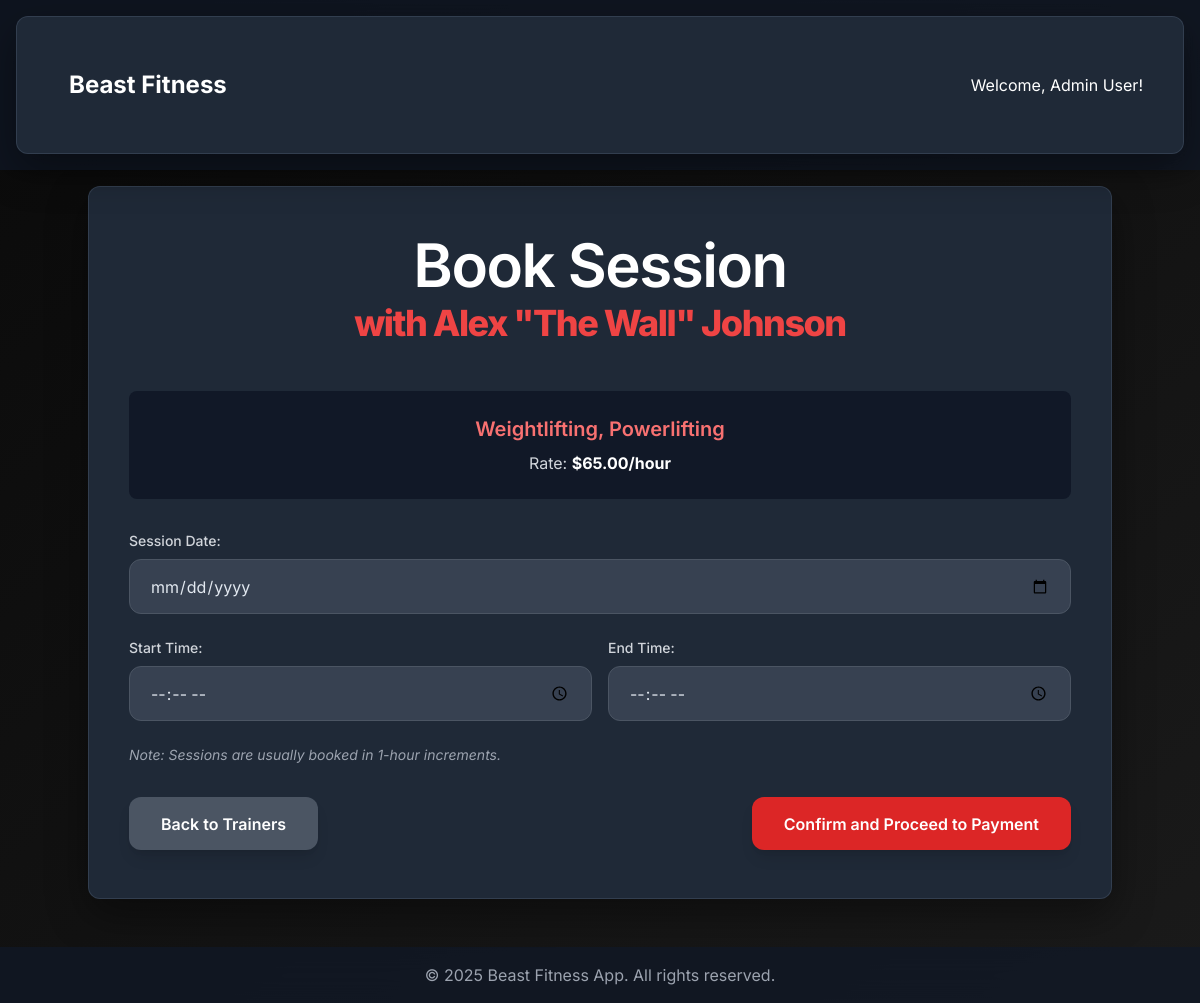
Screenshot of /book_session.php?trainer_id=1 (signed in) with the database file from the repository.
### tables this page shows
CREATE TABLE IF NOT EXISTS `tbl_user` (
  `tbl_user_id` int(11) NOT NULL AUTO_INCREMENT,
  `full_name` varchar(255) NOT NULL,
  `first_name` varchar(255) DEFAULT NULL,
  `last_name` varchar(255) DEFAULT NULL,
  `email` varchar(255) NOT NULL,
  `username` varchar(255) NOT NULL,
  `password` varchar(255) NOT NULL,
  `is_admin` TINYINT(1) NOT NULL DEFAULT 0,
  `contact_number` varchar(15) DEFAULT NULL,
  `weight` decimal(5,2) DEFAULT NULL,
  `height` decimal(5,2) DEFAULT NULL,
  `birthday` date DEFAULT NULL,
  `created_at` timestamp NOT NULL DEFAULT current_timestamp(),
  PRIMARY KEY (`tbl_user_id`),
  UNIQUE KEY `email` (`email`),
  UNIQUE KEY `username` (`username`)
);

CREATE TABLE IF NOT EXISTS `tbl_trainer` (
  `trainer_id` INT(11) NOT NULL AUTO_INCREMENT,
  `full_name` VARCHAR(255) NOT NULL,
  `specialization` VARCHAR(255) DEFAULT NULL,
  `contact_email` VARCHAR(255) NOT NULL,
  `hourly_rate` DECIMAL(10, 2) NOT NULL DEFAULT '0.00',
  `is_active` BOOLEAN NOT NULL DEFAULT TRUE,
  PRIMARY KEY (`trainer_id`),
  UNIQUE KEY `contact_email` (`contact_email`)
);

### book_session.php (the view, shortened to what this page needs)
<?php
include './conn.php';
$userID = $_SESSION['user_id'];
$displayName = '';
$trainer = null;
$trainerID = $_GET['trainer_id'];
try {
    $userStmt = $conn->prepare("SELECT `full_name` FROM `tbl_user` WHERE `tbl_user_id` = :user_id");
    $userStmt->bindParam(':user_id', $userID);
    $userStmt->execute();
    $displayName = $userStmt->fetchColumn() ?: 'User';
    $trainerStmt = $conn->prepare("SELECT `full_name`, `specialization`, `hourly_rate` FROM `tbl_trainer` WHERE `trainer_id` = :trainer_id AND `is_active` = 1");
    $trainerStmt->bindParam(':trainer_id', $trainerID);
    $trainerStmt->execute();
    if ($trainerStmt->rowCount() > 0) {
        $trainer = $trainerStmt->fetch(PDO::FETCH_ASSOC);
    } else {
        header("Location: trainers.php?error=Trainer_not_found_or_inactive.");
        exit();
    }
} catch (PDOException $e) {
    error_log("Error fetching data in book_session.php: " . $e->getMessage());
    $message = "Database error fetching details.";
    $message_class = "bg-red-500";
}
?>
<!DOCTYPE html>
<html lang="en">
<head>
    <script src="https://cdn.tailwindcss.com"></script>
</head>
<body>
    <nav class="bg-gray-900 bg-opacity-75 backdrop-filter backdrop-blur-lg p-4 shadow-lg w-full">
        <div class="container mx-auto flex justify-between items-center max-w-7xl">
            <a href="home.php" class="text-white text-2xl font-bold rounded-md px-3 py-1 transition-colors duration-200 hover:text-red-400">Beast Fitness</a>
            <span class="text-white">Welcome, <?= htmlspecialchars($displayName) ?>!</span>
        </div>
    </nav>
    <div class="main-content-wrapper">
        <div class="container">
            <h1 class="text-5xl lg:text-6xl font-extrabold text-red-500 mb-12 text-center tracking-tight">
                <span class="block text-white font-semibold mb-2">Book Session</span>
                <span class="block text-4xl">with <?= htmlspecialchars($trainer['full_name'] ?? 'Trainer') ?></span>
            </h1>
            <?php if ($trainer): ?>
                <div class="trainer-detail-box text-center">
                    <p class="text-xl font-semibold mb-2 text-red-400"><?= htmlspecialchars($trainer['specialization']) ?></p>
                    <p class="text-gray-300">Rate: <span class="font-bold text-white">$<?= number_format($trainer['hourly_rate'], 2) ?>/hour</span></p>
                </div>
                <form action="book_session.php?trainer_id=<?= htmlspecialchars($trainerID) ?>" method="POST">
                    <div class="space-y-6">
                        <div>
                            <label for="booking_date" class="block text-gray-300 text-sm font-medium mb-2">Session Date:</label>
                            <input type="date" id="booking_date" name="booking_date" class="form-input w-full" required>
                        </div>
                        <div class="grid grid-cols-1 sm:grid-cols-2 gap-4">
                            <div>
                                <label for="start_time" class="block text-gray-300 text-sm font-medium mb-2">Start Time:</label>
                                <input type="time" id="start_time" name="start_time" class="form-input w-full" required>
                            </div>
                            <div>
                                <label for="end_time" class="block text-gray-300 text-sm font-medium mb-2">End Time:</label>
                                <input type="time" id="end_time" name="end_time" class="form-input w-full" required>
                            </div>
                        </div>
                        <p class="text-gray-400 text-sm italic">Note: Sessions are usually booked in 1-hour increments.</p>
                    </div>
                    <div class="flex flex-col sm:flex-row justify-between gap-4 mt-8">
                        <a href="trainers.php" class="action-button bg-gray-600 hover:bg-gray-700 text-white text-center shadow-lg">
                            Back to Trainers
                        </a>
                        <button type="submit" class="action-button bg-red-600 hover:bg-red-700 text-white shadow-lg">
                            Confirm and Proceed to Payment
                        </button>
                    </div>
                </form>
            <?php else: ?>
                <p class="text-center text-red-400 text-lg">Could not load trainer details.</p>
            <?php endif; ?>
        </div>
    </div>
    <footer class="bg-gray-900 bg-opacity-75 backdrop-filter backdrop-blur-lg text-gray-400 p-4 text-center mt-8 w-full">
        <p>&copy; 2025 Beast Fitness App. All rights reserved.</p>
    </footer>
</body>
</html>

### book_session.php (style rules this page uses)
body { font-family: 'Inter', sans-serif; background: linear-gradient(to bottom right, #0a0a0a, #1a1a1a); display: flex; flex-direction: column; min-height: 100vh; padding: 0; color: #e2e8f0; }
.main-content-wrapper { flex-grow: 1; display: flex; align-items: center; justify-content: center; padding: 1rem; }
.container { background-color: #1f2937; border-radius: 12px; box-shadow: 0 15px 40px rgba(0, 0, 0, 0.4); padding: 3rem 2.5rem; max-width: 90%; width: 700px; color: #e2e8f0; border: 1px solid rgba(71, 85, 105, 0.5); transition: transform 0.3s ease; }
.form-input { background-color: #374151; border: 1px solid #4b5563; color: #e2e8f0; padding: 0.85rem 1.25rem; border-radius: 0.75rem; outline: none; transition: all 0.3s ease; }
.action-button { padding: 0.9rem 2rem; border-radius: 0.75rem; font-weight: 600; transition: all 0.3s ease; box-shadow: 0 4px 10px rgba(0, 0, 0, 0.2); }
.trainer-detail-box { background-color: #111827; padding: 1.5rem; border-radius: 8px; margin-bottom: 2rem; }

### rows the page displays
tbl_user: full_name "Admin User"
tbl_trainer: full_name "Alex \"The Wall\" Johnson", specialization "Weightlifting, Powerlifting", hourly_rate "65.00"
